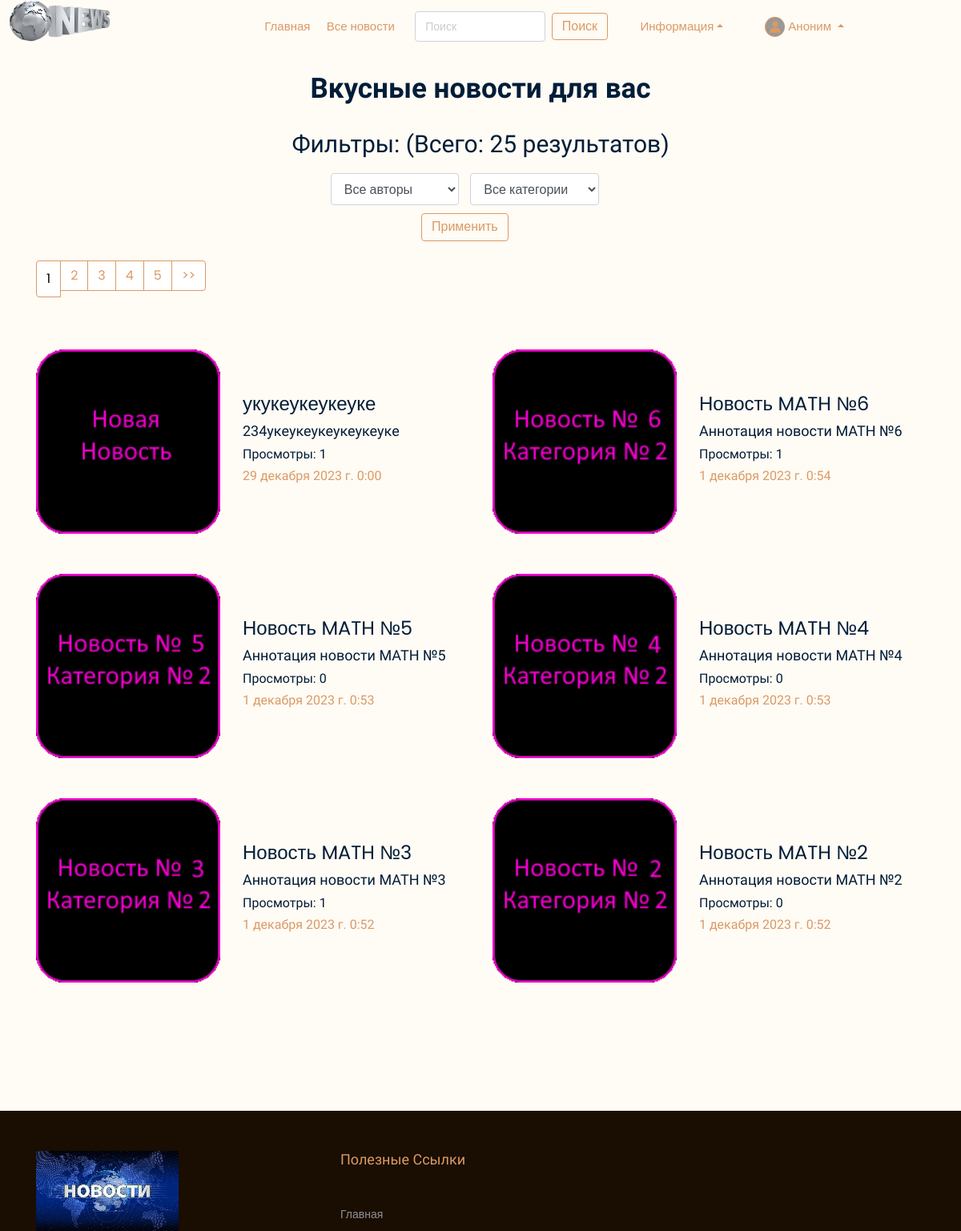
Before: /news/ (upper part) with the older database file.
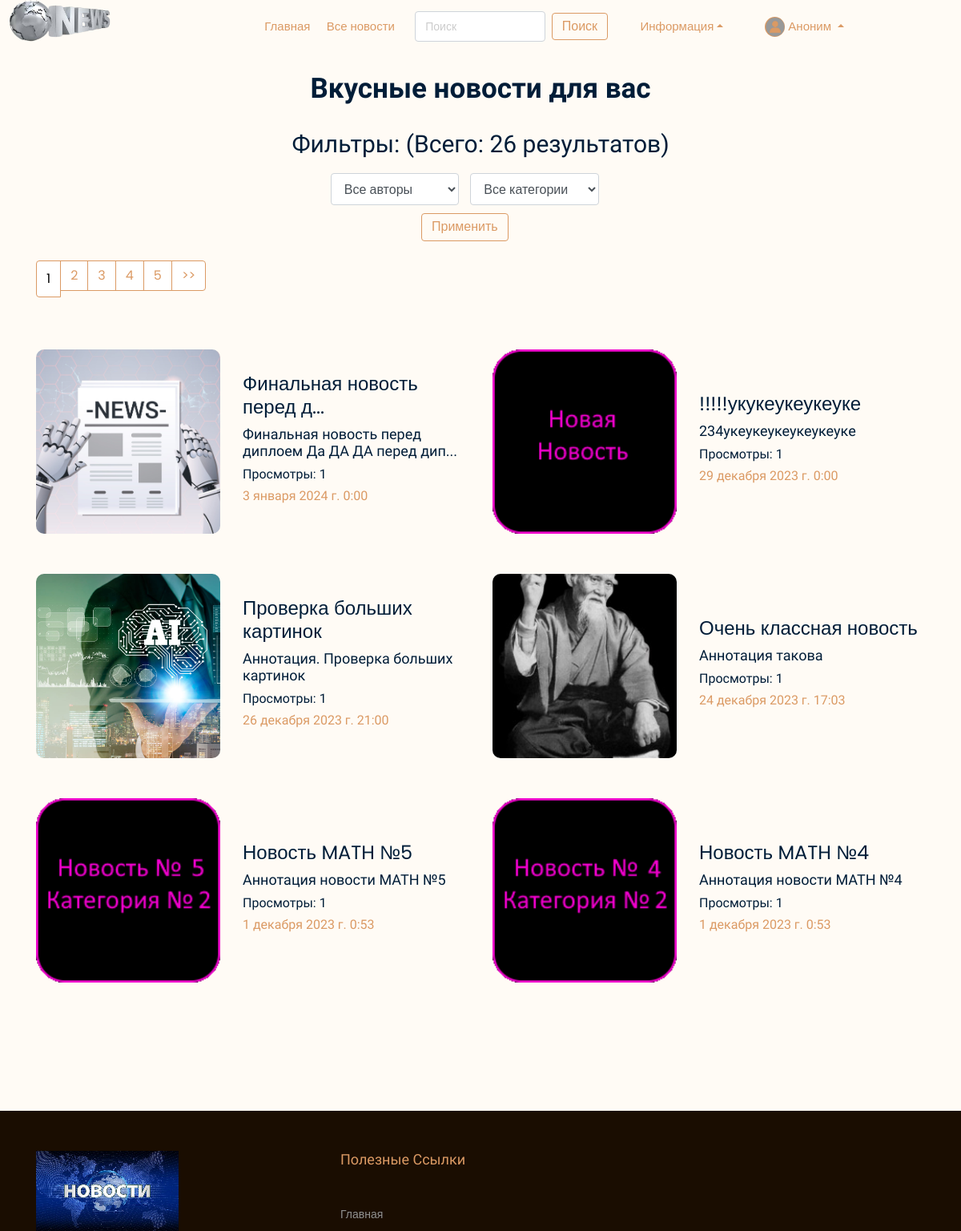
After: the same page with the newer database file.
### news/models.py (models this page shows, shortened)
class Article(models.Model):
    categories = [('IT', 'IT'),
                  ('MATH', 'Mathematic'),
                  ('AI', 'AI')]
    author = models.ForeignKey(User, on_delete=models.SET_NULL, null=True, verbose_name='Автор')    # Если пользователь удалится, то данное поле будет NULL
    title = models.CharField('Название', max_length=50, validators=[MinLengthValidator(10), MaxLengthValidator(50)])
    anouncement = models.TextField('Аннотация', max_length=250, validators=[MinLengthValidator(10), MaxLengthValidator(250)])
    text = models.TextField('Текст новости', validators=[MinLengthValidator(30), MaxLengthValidator(1500)])
    date = models.DateTimeField('Дата публикации', auto_created=True)
    date_edit = models.DateTimeField('Дата редактирования', auto_now=True)
    category = models.CharField(choices=categories, max_length=20, verbose_name='Категории')
    tags = models.ManyToManyField(to=Tag, blank=True, verbose_name='Тэги')    # blank - разрешаем полю быть пустым
    slug = models.SlugField()
    objects = models.Manager()
    published = PublishedToday()
    status = models.BooleanField(default=False, verbose_name='Опубликовано')    # Автор добавляет новость и по-умолчанию она не публикуется. Модетатор должен подтвердить публикацию - True
    def get_absolute_url(self):
        return f'/news/show/{self.id}'
    def get_views(self):
        return self.views.count()
    class Meta:
        ordering = ['date', 'title']    # Порядок сортировки
        verbose_name = 'Новость'
        verbose_name_plural = 'Новости'

class Image(models.Model):
    def folder_path(instance, filename):
        return f"article_images/article_{instance.article.pk}/{filename}"
    article = models.ForeignKey(Article, on_delete=models.CASCADE, verbose_name='Новость')
    title = models.CharField(max_length=50, blank=True, verbose_name='Название')
    image = models.ImageField(upload_to=folder_path)     # лучше добавить поле default !!!  # default='default_article_img.png',
    objects = models.Manager()
    class Meta:
        verbose_name = 'Изображение'
        verbose_name_plural = 'Изображения'

### news/views.py (the view)
# urls.py: path('', views.news_index, name='news_index'),
def news_index(request):
    categories = Article.categories #создали перечень категорий
    author_list = User.objects.filter(article__isnull=False).filter(article__status=True).distinct() #создали перечень авторов
    selected_author = request.session.get('author_filter')
    selected_category = request.session.get('category_filter')
    selected_author = 0 if selected_author == None else selected_author
    selected_category = 0 if selected_category == None else selected_category
    if request.method == "POST":
        search_input = request.session.get('search_input')
        if search_input != None:  # если не пустое - находим нужные новости
            del request.session['search_input']  # чистим сессию, чтобы этот фильтр не "заело"
        selected_author = int(request.POST.get('author_filter'))
        selected_category = int(request.POST.get('category_filter'))
        request.session['author_filter'] = selected_author
        request.session['category_filter'] = selected_category
        return redirect('news_index')
    else: # Если метод запроса "GET", то:    # страница открывется впервые;    # нас переадресовала сюда функция поиска;    # листаем фильтрованные страницы (Paginator)
        search_input = request.session.get('search_input')  # вытаскиваем из сессии значение поиска
        if search_input != None:  # если не пустое - находим нужные новости
            articles = Article.objects.filter(title__icontains=search_input)
            selected_author = 0
            selected_category = 0
        else:   # если это не поисковый запрос, а переход по пагинатору или первое открытие
            articles = Article.objects.all()
            if selected_author != 0:  # если не пустое - находим нужные ноновсти
                articles = articles.filter(author=selected_author)
            if selected_category != 0:  # фильтруем найденные по авторам результаты по категориям
                articles = articles.filter(category__icontains=categories[selected_category - 1][0])
    articles = articles.filter(status='True').order_by('-date')
    total = len(articles)
    p = Paginator(articles, 6)
    page_number = request.GET.get('page')
    page_obj = p.get_page(page_number)
    context = {'articles': page_obj, 'author_list': author_list, 'selected_author': selected_author,
               'categories': categories, 'selected_category': selected_category, 'total': total}
    return render(request, 'news/index.html', context)

### news/templates/news/index.html (shortened to what the changed rows need)
{% extends 'main/base_template.html' %}
{% load static %}
{% load bootstrap5 %}
{% block content %}
<div class="Delicious_area">
    <div class="container">
        <div class="row">
            <div class="col-xl-12">
                <div class="section_title text-center mb-50">
                    <label><h2> Фильтры: (Всего: {{ total }} результатов) </h2>
                        <form method="post">
                            <div class="form-group col-11">
                            </div>
                        </form>
                    </label>
                {% if total > 6 %}
                    <div class="container mx-auto">
                        <div class="row ">
                            <nav aria-label="Page navigation example">
                                <ul class="pagination1">
                                    {% for p in articles.paginator.page_range %}
                                        {% if articles.number == p %}
                                            <li class="page-item1"><p class="page-link1" style="color:black;"> {{ p }}</p></li>
                                        {% else %}
                                            <li class="page-item1"><a class="page-link1" href="?page={{ p }}"> {{ p }}</a></li>
                                        {% endif %}
                                    {% endfor %}
                                </ul>
                            </nav>
                        </div>
                    </div>
                {% endif %}
                </div>
            </div>
        </div>
    </div>
    <div class="container">
        <div class="row">
            {% for article in articles %}
                <div class="col-xl-6 col-md-6 col-lg-6">
                    <a href="{{ article.get_absolute_url }}">
                    <div class="single_delicious d-flex align-items-center">
                        <div class="thumb">
                            {% if article.image_set.all %}
                                <img src="{{ article.image_set.all.0.image.url }}" alt="{{ article.title }}">
                            {% else %}
                                <img class="d-block" src="/media/default_article_img.png" alt="{{ article.title }}">
                            {% endif %}
                        </div>
                        <div class="info">
                            {% if article.title|length > 25 %}
                                <h3>{{ article.title|slice:":25" }}...</h3>
                            {% else %}
                                <h3>{{ article.title }}</h3>
                            {% endif %}
                            {% if article.anouncement|length > 50 %}
                                <h4>{{ article.anouncement|slice:":50" }}...</h4>
                            {% else %}
                                <h4>{{ article.anouncement }}</h4>
                            {% endif %}
                            <h5>Просмотры: {{ article.get_views }}</h5>
                            <h5><span>{{ article.date }}</span></h5>
                        </div>
                    </div>
                </div>
            {% endfor %}
        </div>
    </div>
</div>
{% endblock %}

Changed rows visible on the page:
no longer on this page (row edited): Article: image_set.all.0.image (picture), title "Новость MATH №6", anouncement "Аннотация новости MATH №6", get_views "1", date "1 декабря 2023 г. 0:54"
no longer on this page (row unchanged): Article: image_set.all.0.image (picture), title "Новость MATH №3", anouncement "Аннотация новости MATH №3", get_views "1", date "1 декабря 2023 г. 0:52"
no longer on this page (row unchanged): Article: image_set.all.0.image (picture), title "Новость MATH №2", anouncement "Аннотация новости MATH №2", get_views "0", date "1 декабря 2023 г. 0:52"
added Article: image_set.all.0.image (picture), title "Финальная новость перед д", anouncement "Финальная новость перед диплоем Да ДА ДА перед дип", get_views "1", date "3 января 2024 г. 0:00"
changed Article "234укеукеукеукеукеуке": title "укукеукеукеуке" → "!!!!!укукеукеукеуке"
now on this page (row edited): Article: image_set.all.0.image (picture), title "Проверка больших картинок", anouncement "Аннотация. Проверка больших картинок", get_views "1", date "26 декабря 2023 г. 21:00"
now on this page (row edited): Article: image_set.all.0.image (picture), title "Очень классная новость", anouncement "Аннотация такова", get_views "1", date "24 декабря 2023 г. 17:03"
computed for Article "Новость MATH №5": get_views "0" → "1"
computed for Article "Новость MATH №4": get_views "0" → "1"
Other visible differences:
{{ total }}: "25" → "26"
